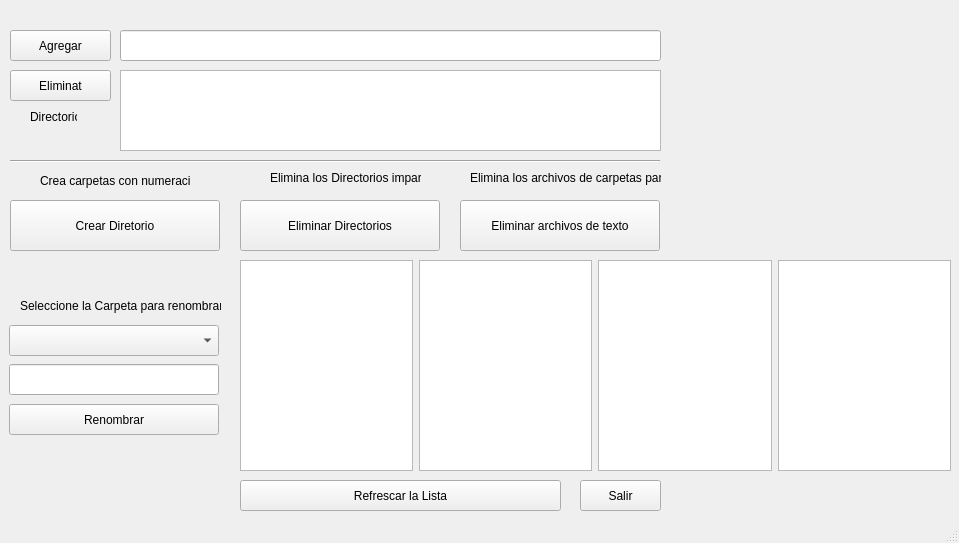
<?xml version="1.0" encoding="UTF-8"?>
<ui version="4.0">
 <class>Directorios</class>
 <widget class="QMainWindow" name="Directorios">
  <property name="geometry">
   <rect>
    <x>0</x>
    <y>0</y>
    <width>959</width>
    <height>543</height>
   </rect>
  </property>
  <property name="windowTitle">
   <string>Directorios</string>
  </property>
  <widget class="QWidget" name="centralwidget">
   <widget class="QPushButton" name="pbCrear">
    <property name="geometry">
     <rect>
      <x>10</x>
      <y>200</y>
      <width>210</width>
      <height>51</height>
     </rect>
    </property>
    <property name="cursor">
     <cursorShape>PointingHandCursor</cursorShape>
    </property>
    <property name="text">
     <string>Crear Diretorio</string>
    </property>
   </widget>
   <widget class="QPushButton" name="pbRename">
    <property name="geometry">
     <rect>
      <x>9</x>
      <y>404</y>
      <width>210</width>
      <height>31</height>
     </rect>
    </property>
    <property name="text">
     <string>Renombrar</string>
    </property>
   </widget>
   <widget class="QPushButton" name="pbDelete">
    <property name="geometry">
     <rect>
      <x>240</x>
      <y>200</y>
      <width>200</width>
      <height>51</height>
     </rect>
    </property>
    <property name="cursor">
     <cursorShape>PointingHandCursor</cursorShape>
    </property>
    <property name="text">
     <string>Eliminar Directorios</string>
    </property>
   </widget>
   <widget class="QLineEdit" name="lineEdit">
    <property name="geometry">
     <rect>
      <x>9</x>
      <y>364</y>
      <width>210</width>
      <height>31</height>
     </rect>
    </property>
   </widget>
   <widget class="QPushButton" name="pbSalir">
    <property name="geometry">
     <rect>
      <x>580</x>
      <y>480</y>
      <width>81</width>
      <height>31</height>
     </rect>
    </property>
    <property name="text">
     <string>Salir</string>
    </property>
   </widget>
   <widget class="QPushButton" name="pbRefresh">
    <property name="geometry">
     <rect>
      <x>240</x>
      <y>480</y>
      <width>321</width>
      <height>31</height>
     </rect>
    </property>
    <property name="text">
     <string>Refrescar la Lista</string>
    </property>
   </widget>
   <widget class="QComboBox" name="cbCarpetas">
    <property name="geometry">
     <rect>
      <x>9</x>
      <y>325</y>
      <width>210</width>
      <height>31</height>
     </rect>
    </property>
   </widget>
   <widget class="QPushButton" name="pushButton">
    <property name="geometry">
     <rect>
      <x>460</x>
      <y>200</y>
      <width>200</width>
      <height>51</height>
     </rect>
    </property>
    <property name="text">
     <string>Eliminar archivos de texto</string>
    </property>
   </widget>
   <widget class="QLabel" name="label">
    <property name="geometry">
     <rect>
      <x>20</x>
      <y>290</y>
      <width>201</width>
      <height>31</height>
     </rect>
    </property>
    <property name="text">
     <string>Seleccione la Carpeta para renombrarla</string>
    </property>
   </widget>
   <widget class="QLabel" name="label_2">
    <property name="geometry">
     <rect>
      <x>40</x>
      <y>170</y>
      <width>151</width>
      <height>21</height>
     </rect>
    </property>
    <property name="text">
     <string>Crea carpetas con numeracion</string>
    </property>
   </widget>
   <widget class="QLabel" name="label_3">
    <property name="geometry">
     <rect>
      <x>270</x>
      <y>170</y>
      <width>151</width>
      <height>16</height>
     </rect>
    </property>
    <property name="text">
     <string>Elimina los Directorios impares</string>
    </property>
   </widget>
   <widget class="QLabel" name="label_4">
    <property name="geometry">
     <rect>
      <x>470</x>
      <y>170</y>
      <width>191</width>
      <height>16</height>
     </rect>
    </property>
    <property name="text">
     <string>Elimina los archivos de carpetas pares</string>
    </property>
   </widget>
   <widget class="QListWidget" name="listWidget_2">
    <property name="geometry">
     <rect>
      <x>120</x>
      <y>70</y>
      <width>541</width>
      <height>81</height>
     </rect>
    </property>
   </widget>
   <widget class="QLineEdit" name="lineNombre">
    <property name="geometry">
     <rect>
      <x>120</x>
      <y>30</y>
      <width>541</width>
      <height>31</height>
     </rect>
    </property>
   </widget>
   <widget class="QPushButton" name="pbDelete_Direc">
    <property name="geometry">
     <rect>
      <x>10</x>
      <y>70</y>
      <width>101</width>
      <height>31</height>
     </rect>
    </property>
    <property name="text">
     <string>Eliminat</string>
    </property>
   </widget>
   <widget class="QPushButton" name="pbAdd">
    <property name="geometry">
     <rect>
      <x>10</x>
      <y>30</y>
      <width>101</width>
      <height>31</height>
     </rect>
    </property>
    <property name="text">
     <string>Agregar</string>
    </property>
   </widget>
   <widget class="QLabel" name="label_6">
    <property name="geometry">
     <rect>
      <x>30</x>
      <y>110</y>
      <width>47</width>
      <height>13</height>
     </rect>
    </property>
    <property name="text">
     <string>Directorio</string>
    </property>
   </widget>
   <widget class="Line" name="line">
    <property name="geometry">
     <rect>
      <x>10</x>
      <y>160</y>
      <width>650</width>
      <height>3</height>
     </rect>
    </property>
    <property name="orientation">
     <enum>Qt::Horizontal</enum>
    </property>
   </widget>
   <widget class="QWidget" name="horizontalLayoutWidget">
    <property name="geometry">
     <rect>
      <x>240</x>
      <y>260</y>
      <width>711</width>
      <height>211</height>
     </rect>
    </property>
    <layout class="QHBoxLayout" name="horizontalLayout">
     <item>
      <widget class="QListWidget" name="listWidget"/>
     </item>
     <item>
      <widget class="QListWidget" name="listWidget_3"/>
     </item>
     <item>
      <widget class="QListWidget" name="listWidget_4"/>
     </item>
     <item>
      <widget class="QListWidget" name="listWidget_5"/>
     </item>
    </layout>
   </widget>
  </widget>
  <widget class="QStatusBar" name="statusbar"/>
 </widget>
 <resources/>
 <connections/>
</ui>
